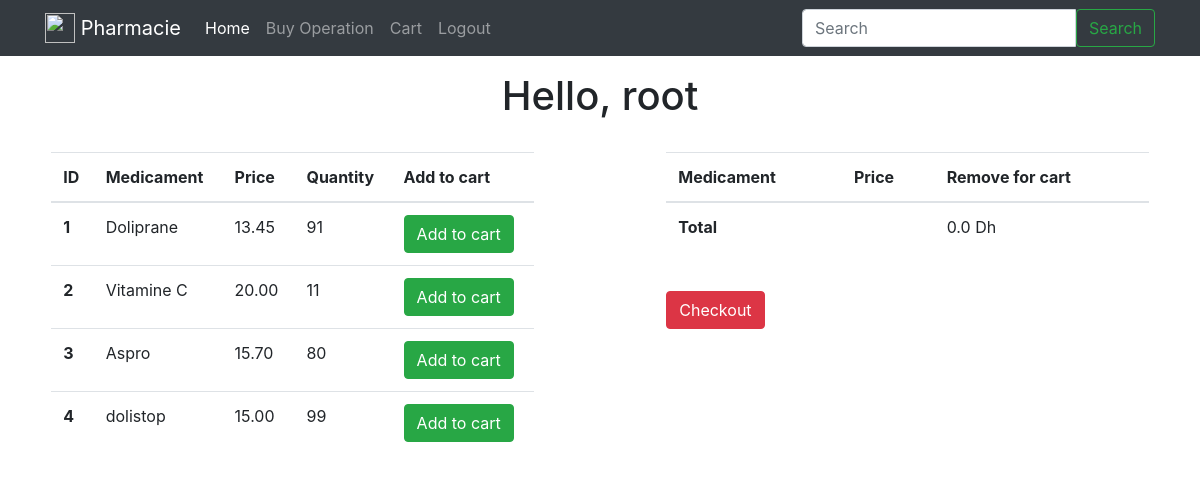
Page / (signed in) on the earlier database version.
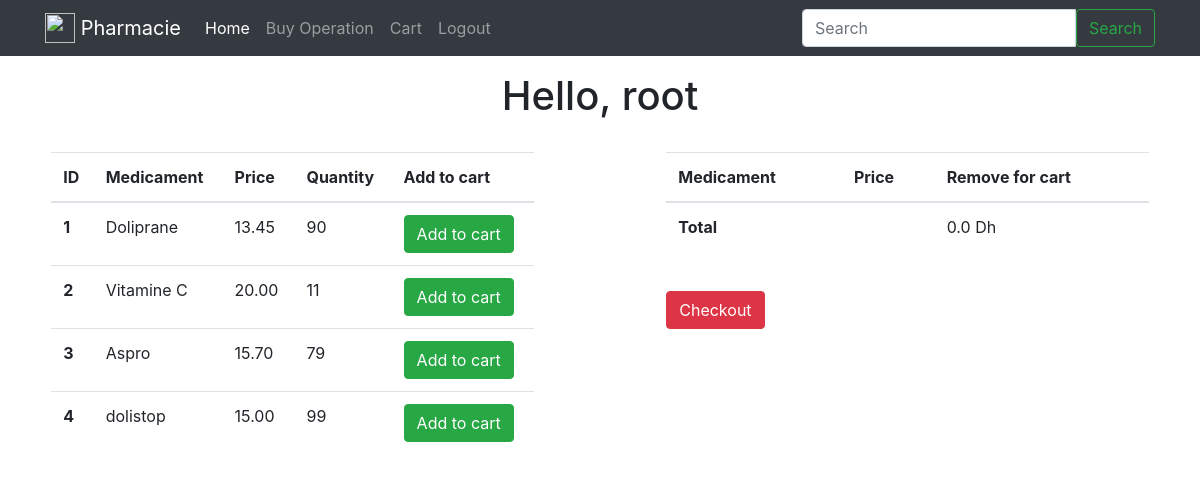
Same page on the later database version.
### Medicament/models.py (models this page shows, shortened)
class Medicament(models.Model):
	title 		= models.CharField(max_length=120)
	price 		= models.DecimalField(decimal_places=2, max_digits=20, null=False)
	quantity 	= models.PositiveIntegerField()
	objects = CustomManager()

### ph/views.py (the view)
# urls.py: url(r'^$', home_page, name='home'),
def home_page(request):
	queryset = Medicament.objects.all()
	cart_obj, new_obj = Cart.objects.new_or_get(request)
	content = {
		"title":"Pharmacie Home page",
		"cart":cart_obj
	}
	if request.user.is_authenticated():
		content["medicament_list"]= queryset
		content["username"]= request.user
	if request.method == 'POST':
		qs = request.POST.get('q')
		queryset = Medicament.objects.filter(title__contains = qs )
		content["medicament_list"]= queryset
	return render(request, "home_page.html",content)

### Medicament/models.py (called while the page is built)
	def get_queryset(self):
		super_query = super(models.Manager,self).get_queryset()
		return super_query

### cart/models.py (called while the page is built)
def pre_save_cart_receiver(sender, instance, *args, **kwargs):
    if instance.subtotal > 0:
        instance.total = Decimal(instance.subtotal) * Decimal(1.08) # 8% tax
    else:
        instance.total = 0.00

    def new_or_get(self, request):
        cart_id = request.session.get("cart_id", None)
        qs = self.get_queryset().filter(id=cart_id)
        if qs.count() == 1:
            new_obj = False
            cart_obj = qs.first()
            if request.user.is_authenticated() and cart_obj.user is None:
                cart_obj.user = request.user
                cart_obj.save()
        else:
            cart_obj = Cart.objects.new(user=request.user)
            new_obj = True
            request.session['cart_id'] = cart_obj.id
        return cart_obj, new_obj

    def new(self, user=None):
        user_obj = None
        if user is not None:
            if user.is_authenticated():
                user_obj = user
        return self.model.objects.create(user=user_obj)

### templates/home_page.html (shortened to what this page needs)
{% extends "base.html" %}
{% load static %}
{% block content %}
	<div class='text-center'>
					<h1>Hello, {{ username }}</h1>
	</div>
				{% if request.user.is_authenticated %}
							<div class="row ">
										<div class='col-md-5 col-1 mx-auto'>
											<form action="update/" method="post"> {% csrf_token %}
										<table class="table">
																<thead>
																					<tr>
																						<th scope="col">ID</th>
																						<th scope="col">Medicament</th>
																						<th scope="col">Price</th>
																						<th scope="col">Quantity</th>
																						<th scope="col">Add to cart</th>
																					</tr>
																</thead>
																<tbody>
																					{% for obj in medicament_list %}
																						<tr>
																							<th scope="row">{{ obj.id }}</th>
																							<td>{{ obj.title }}</td>
																							<td>{{ obj.price }}</td>
																							<td>{{ obj.quantity }}</td>
																							{% if obj in cart.Medicaments.all %}
																							<td><button type="submit" class="btn btn-primary">In cart</button></td>
																							{% else %}
																							<td><button name="selected_Med_button" value="{{ obj.id }}" type="submit" class="btn btn-success">Add to cart</button></td>
																							{% endif %}
																						</tr>
																					{% endfor %}
																</tbody>
										</table>
									</form>
										</div>
										<div class='col-md-5 col-1 mx-auto'>
											<form action="update/" method="post"> {% csrf_token %}
										<table class="table">
																<thead>
																					<tr>
																						<th scope="col">Medicament</th>
																						<th scope="col">Price</th>
																						<th scope="col">Remove for cart</th>
																					</tr>
																</thead>
																<tbody>
																						<tr>
																				      <th colspan="2" scope="row">Total</th>
																				      <td>{{ cart.total }} Dh</td>
																				    </tr>
																</tbody>
										</table>
									</form>
									<br>
									<form action="checkout/" method="post"> {% csrf_token %}
										<button name="checkout_button" value="{{cart.id}}" type="submit" class="btn btn-danger">Checkout</button>
									</form>
										</div>
								</div>
					 {% endif %}
{% endblock %}

Differences in the rows shown:
changed Medicament "Doliprane": quantity "91" → "90"
changed Medicament "Aspro": quantity "80" → "79"
